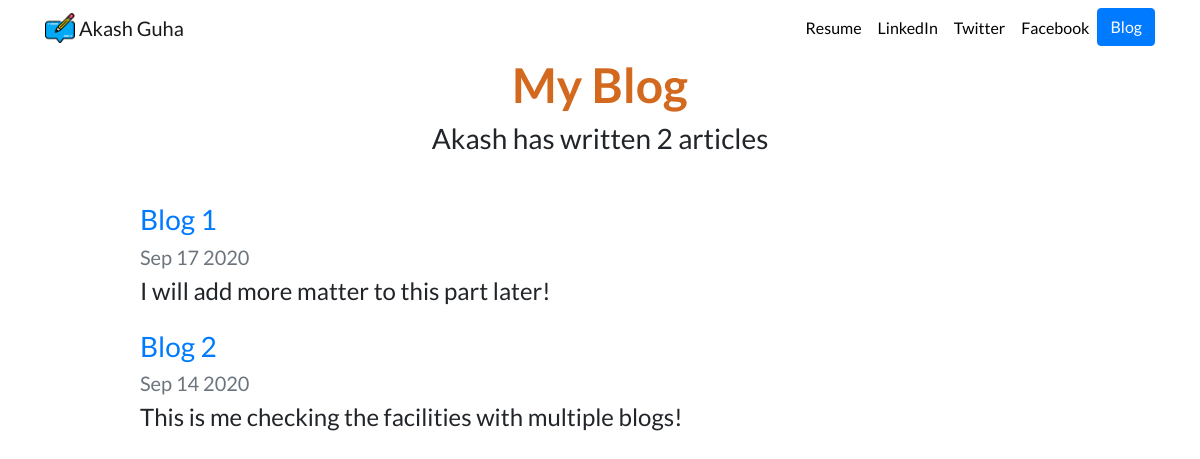
Screenshot of /blog/ with the database file from the repository.
### blog/models.py (models this page shows, shortened)
class ProjectBlog(models.Model):
    title = models.CharField(max_length=100)
    description = models.TextField()
    date = models.DateField()

### blog/views.py (the view)
# urls.py: path('',views.myblog, name='myblog'),
def myblog(request):
    blog_count = ProjectBlog.objects.count()
    projects = ProjectBlog.objects.order_by('-date')
    return render(request, 'blog/myblog.html', {'myblogproject': projects})

### blog/templates/blog/myblog.html
{% extends 'portfolio/base.html' %}
{% load static %}
{% block content %}
<h3 id="blogtitle" class="font-weight-bold text-center">My Blog</h3>
<h3 class="text-center mb-5">Akash has written {{ myblogproject.count }} article{{ myblogproject.count|pluralize }}</h3>
{% for item in myblogproject%}
<div class="row justify-content-center my-3">
  <div class="col-md-10">
    <a href="{% url 'blog:details' item.id%}">
        <h3>{{ item.title }}</h3>
    </a>
    <h5 class="text-muted">{{ item.date|date:'M d Y' }}</h5>
    <h4>{{ item.description|truncatechars:100 }}</h4>
    </div>
</div>
{% endfor %}
{% endblock %}

### portfolio/static/portfolio/custom.css (style rules this page uses)
body { font-family: 'Lato', sans-serif; }
#blogtitle { font-size: 3rem; color: chocolate; }

### rows the page displays
ProjectBlog: title "Blog 1", date "Sep 17 2020", description "I will add more matter to this part later!"
ProjectBlog: title "Blog 2", date "Sep 14 2020", description "This is me checking the facilities with multiple blogs!"

### other values shown
{{ myblogproject.count }} "2"
